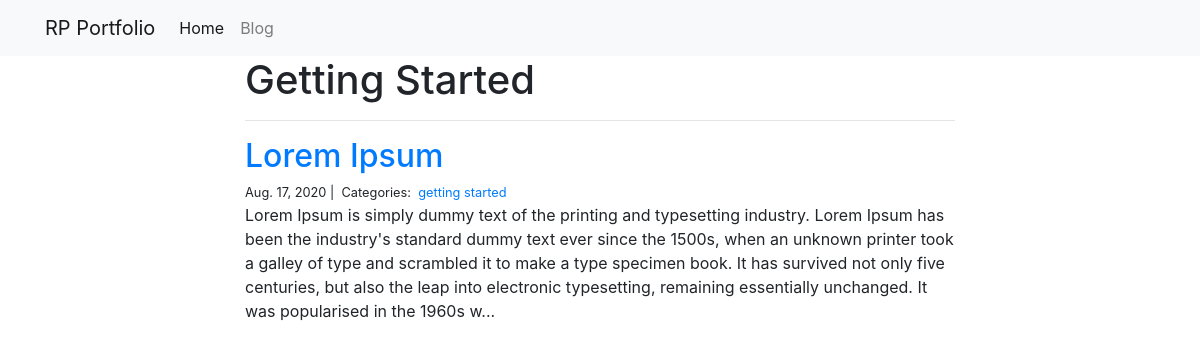
The app's page /blog/getting started/ with its own data.
### blog/models.py (models this page shows)
class Category(models.Model):
    name = models.CharField(max_length=20)

class Post(models.Model):
    title = models.CharField(max_length=255)
    body = models.TextField()
    created_on = models.DateTimeField(auto_now_add=True)
    last_modified = models.DateTimeField(auto_now=True)
    categories = models.ManyToManyField('Category', related_name='posts')

### blog/views.py (the view)
# urls.py: path("<category>/", views.blog_category, name="blog_category"),
def blog_category(request, category):
    posts = Post.objects.filter(
        categories__name__contains=category
    ).order_by(
        '-created_on'
    )
    context = {
        "category": category,
        "posts": posts
    }
    return render(request, "blog_category.html", context)

### blog/templates/blog_category.html
{% extends "base.html" %}
{% block page_content %}
<div class="col-md-8 offset-md-2">
    <h1>{{ category | title }}</h1>
    <hr>
    {% for post in posts %}
        <h2><a href="{% url 'blog_detail' post.pk%}">{{ post.title }}</a></h2>
        <small>
            {{ post.created_on.date }} |&nbsp;
            Categories:&nbsp;
            {% for category in post.categories.all %}
            <a href="{% url 'blog_category' category.name %}">
                {{ category.name }}
            </a>&nbsp;
            {% endfor %}
        </small>
        <p>{{ post.body | slice:":400" }}...</p>
    {% endfor %}
</div>
{% endblock %}

### records on screen
Category: name "Getting Started", name "getting started"
Post: title "Lorem Ipsum", created_on "Aug. 17, 2020", body "Lorem Ipsum is simply dummy text of the printing and typesetting industry. Lorem Ipsum has been the industry's standard dummy text ever since the 1500s, when an unknown printer took a galley of type and scrambled it to make a type specimen book. It has survived not only five centuries, but also the leap into electronic typesetting, remaining essentially unchanged. It was popularised in the 1960s w"
